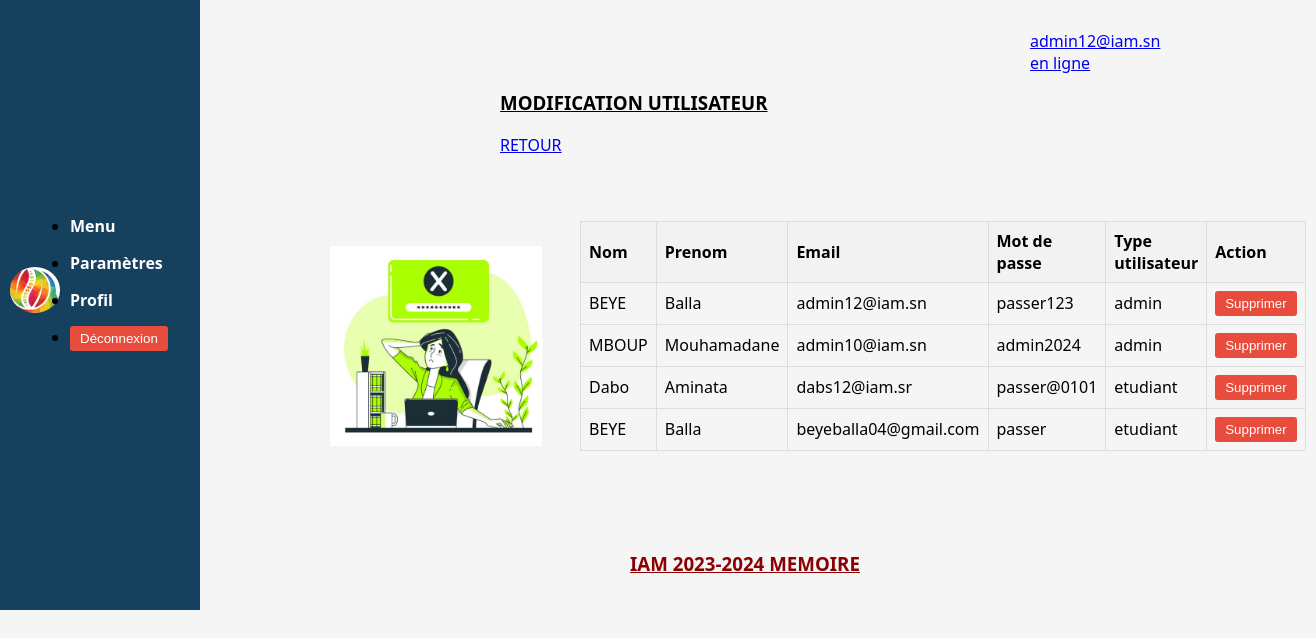
Screenshot of /supp_user.php (signed in) with the database file from the repository.
### tables this page shows
CREATE TABLE `utilisateurs` (
  `id_utilisateur` int(11) NOT NULL,
  `nom` varchar(50) NOT NULL,
  `prenom` varchar(50) NOT NULL,
  `email` varchar(50) NOT NULL,
  `mot_de_passe` varchar(50) NOT NULL,
  `type_utilisateur` varchar(50) NOT NULL DEFAULT 'etudiant'
);

### supp_user.php (the view, shortened to what this page needs)
<!DOCTYPE html>
<html lang="fr">
<head>
    <link rel="stylesheet" href="admin.css">
</head>
<body>
    <div class="profils">
        <a href="etudiant.php">
            <span class="profil">
                <p><?php echo $_SESSION['Email']; ?> <br>en ligne </p>
            </span>
        </a>
    </div>
    <div class="logo">
        <img src="image/logo2.png" alt="Logo Image">
        <ul>
            <li><a href="admin.php">Menu</a></li>
            <li><a href="parametre.php">Paramètres</a></li>
            <li><a href="profils.php">Profil</a></li>
            <li>
                <a href="index.php" onclick="return(confirm('Vous vous déconnectez ?'));">
                    <button type="submit" class="delete-button">Déconnexion</button>
                </a>
            </li>
        </ul>
    </div>
    <div class="titre">
        <h3>MODIFICATION UTILISATEUR</h3>
        <a href="javascript:history.go(-1)">RETOUR</a>
    </div>
    <div class="img">
        <img src="image/su.png" alt="" height="200px">
    </div>
    <?php
    $servername = "mysql-balladev.alwaysdata.net";
    $username = "balladev_iam";
    $password = "devweb2024@";
    $dbname = "balladev_iam";
    $conn = new mysqli($servername, $username, $password, $dbname);
    $sql = "SELECT nom, prenom, email, mot_de_passe, type_utilisateur FROM utilisateurs";
    $result = $conn->query($sql);
    if ($result->num_rows > 0) {
        echo "<table><tr><th>Nom</th><th>Prenom</th><th>Email</th><th>Mot de passe</th><th>Type utilisateur</th><th>Action</th></tr>";
        while ($row = $result->fetch_assoc()) {
            echo "<tr><td>" . $row["nom"] . "</td><td>" . $row["prenom"] . "</td><td>" . $row["email"] . "</td><td>" . $row["mot_de_passe"] . "</td><td>" . $row["type_utilisateur"] . "</td><td>
                <button onclick='supprimerUtilisateur(\"" . $row['nom'] . "\")' class='delete-button'>Supprimer</button>
                </td></tr>";
        }
        echo "</table>";
    } else {
        echo "Aucun résultat trouvé.";
    }
    ?>
    <footer>
        <h3>IAM 2023-2024 MEMOIRE </h3>
    </footer>
</body>
</html>

### admin.css (style rules this page uses)
body { font-family: 'Segoe UI', Tahoma, Geneva, Verdana, sans-serif; background-color: #f5f5f5; margin: 30PX; padding: 0; }
.profils { margin-left: 900px; }
.logo { display: flex; align-items: center; margin-bottom: 30px; background-color: #16415e; padding: 10px; width: 180px; height: 500px; }
.logo img { width: 50px; margin-right: 10px; border-radius: 50%; }
.logo ul { display: flex; flex-direction: column; margin: 0; padding: 0; }
.logo li { margin-bottom: 15px; }
.logo a { text-decoration: none; color: #fff; font-weight: bold; transition: color 0.3s ease; }

### supp_user.php (style rules this page uses)
table { border-collapse: collapse; width: 50%; margin-left: 550px; margin-top: -230px; }
th, td { border: 1px solid #ddd; padding: 8px; text-align: left; }
th { background-color: #f2f2f2; }
.profils { margin-left: 1000px; }
.delete-button { background-color: #e74c3c; color: #fff; padding: 5px 10px; border: none; border-radius: 3px; cursor: pointer; }
.logo { margin-top: -120px; height:620px; margin-left: -30px; }
.img { margin-top: 90px; margin-left: 300px; }
.titre { margin-top: -550px; margin-left: 470px; }
.titre h3 { text-decoration: underline; }
footer h3 { color: #8B0000; margin-left: 500px; text-decoration: underline; margin-top: 20px; }
footer { margin-top: 100px; margin-left: 100px; }

### rows the page displays
utilisateurs: nom "BEYE", prenom "Balla", email "admin12@iam.sn", mot_de_passe "passer123", type_utilisateur "admin"
utilisateurs: nom "MBOUP", prenom "Mouhamadane", email "admin10@iam.sn", mot_de_passe "admin2024", type_utilisateur "admin"
utilisateurs: nom "Dabo", prenom "Aminata", email "dabs12@iam.sr", mot_de_passe "passer@0101", type_utilisateur "etudiant"
utilisateurs: nom "BEYE", prenom "Balla", email "beyeballa04@gmail.com", mot_de_passe "passer", type_utilisateur "etudiant"

### other values shown
$_SESSION['Email'] "admin12@iam.sn"
